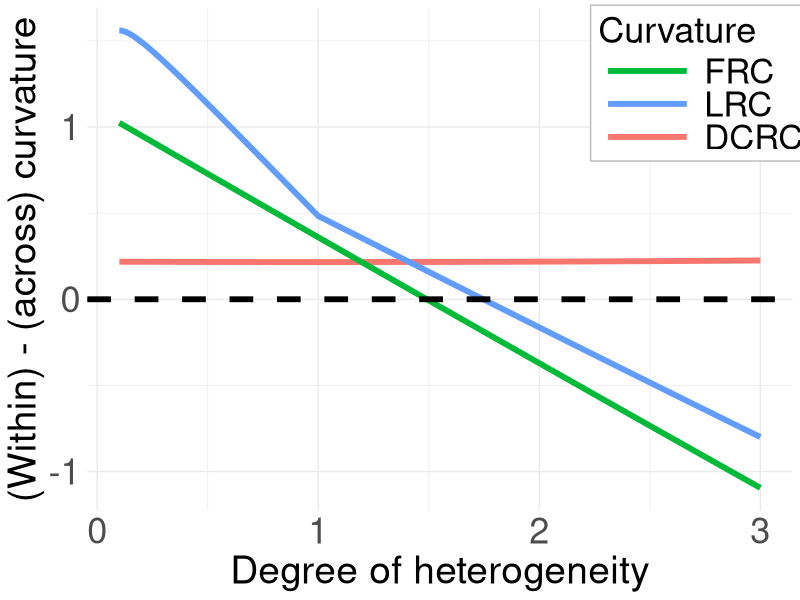

Write R code to recreate this figure.
library(ggplot2)

# One-hot vector for community of i
one_hot <- function(z, K) {
  h <- rep(0, K)
  h[z] <- 1
  return(h)
}

# Compute eta and G
compute_eta_G <- function(theta, Pi, K) {
  n <- length(theta)
  theta1_norm <- sum(theta)
  theta2_norm <- sum(theta^2)
  
  eta <- K * (1 / theta1_norm) * t(Pi) %*% theta
  G <- (1 / theta2_norm) * t(Pi) %*% diag(theta^2) %*% Pi
  
  list(eta = eta, G = G)
}

# Compute expected n_i
compute_En_i <- function(theta, z, P) {
  K <- max(z)
  n <- length(theta)
  Pi <- model.matrix(~ factor(z) - 1)  # community indicator matrix
  norms <- compute_eta_G(theta, Pi, K)
  eta <- norms$eta
  
  theta1_norm <- sum(theta)
  
  En_i <- numeric(n)
  for (i in 1:n) {
    ez <- one_hot(z[i], K)
    eta_term <- as.numeric(t(ez) %*% P %*% eta)
    En_i[i] <- (1 / K) * theta[i] * theta1_norm * eta_term - theta[i]^2
  }
  return(En_i)
}

# Compute expected n_ij | A_ij = 1
compute_En_ij <- function(i, j, theta, z, P) {
  K <- max(z)
  Pi <- model.matrix(~ factor(z) - 1)
  norms <- compute_eta_G(theta, Pi, K)
  G <- norms$G
  theta2_norm <- sum(theta^2)
  
  ez_i <- one_hot(z[i], K)
  ez_j <- one_hot(z[j], K)
  
  triple_term <- as.numeric(t(ez_i) %*% P %*% G %*% P %*% ez_j)
  penalty_term <- (theta[i]^2 + theta[j]^2) * P[z[i], z[j]]
  
  En_ij <- theta[i] * theta[j] * theta2_norm * triple_term - theta[i] * theta[j] * penalty_term
  return(En_ij)
}

FRC_diff <- function(i, j, k, theta, z, P){
  Eni_vector <- compute_En_i(theta, z, P)
  Enj <- Eni_vector[j]
  Enk <- Eni_vector[k]
  
  Enij <- compute_En_ij(i, j, theta, z, P)
  Enik <- compute_En_ij(i, k, theta, z, P)
  
  result <- -Enj + Enk + 3*Enij - 3*Enik
  
  return(result)
}

LRC_diff <- function(i, j, k, theta, z, P){
  Eni_vector <- compute_En_i(theta, z, P)
  Eni <- Eni_vector[i]
  Enj <- Eni_vector[j]
  Enk <- Eni_vector[k]
  
  Enij <- compute_En_ij(i, j, theta, z, P)
  Enik <- compute_En_ij(i, k, theta, z, P)
  
  result <- 2/Enj - 2/Enk + 2*Enij/max(Eni, Enj) + Enij/min(Eni, Enj) - 2*Enik/max(Eni, Enk) - Enik/min(Eni, Enk)
  
  return(result)
}

DCRC_diff <- function(i, j, k, theta, z, P){
  Eni_vector <- compute_En_i(theta, z, P)
  Eni <- Eni_vector[i]
  Enj <- Eni_vector[j]
  Enk <- Eni_vector[k]
  
  Enij <- compute_En_ij(i, j, theta, z, P)
  Enik <- compute_En_ij(i, k, theta, z, P)
  
  result <-  Enij/(Eni*Enj) - Enik/(Eni*Enk)
  
  return(result)
}

library(ggplot2)
library(tidyr)
library(dplyr)

plot_all_diffs <- function(theta_range = seq(0.1, 3.0, length.out = 1000), save_path = "curvature_diffs.pdf") {
  n <- 100
  K <- 2
  z <- c(rep(1, n), rep(2, n))
  P <- matrix(c(1, 0.5,
                0.5, 1), nrow = K, byrow = TRUE)
  
  i <- 1     # node i in community 1
  j <- 2     # another node in same community
  k <- n + 1 # node in other community (community 2)
  
  results <- data.frame()
  
  for (val in theta_range) {
    theta <- rep(1, 2 * n)
    theta[n + 1] <- val  
    
    frc_val <- FRC_diff(i, j, k, theta, z, P) / 200
    lrc_val <- LRC_diff(i, j, k, theta, z, P)
    dcrc_val <- DCRC_diff(i, j, k, theta, z, P) * 200
    
    results <- rbind(results, data.frame(
      theta_nplus1 = val,
      FRC = frc_val,
      LRC = lrc_val,
      DCRC = dcrc_val
    ))
  }
  
  results_long <- pivot_longer(results, cols = c(FRC, LRC, DCRC),
                               names_to = "Metric", values_to = "Value")
  
  results_long <- results_long %>%
    mutate(Metric = recode(Metric,
                           FRC = "FRC",
                           LRC = "LRC",
                           DCRC = "DCRC"))
  

  p <- ggplot(results_long, aes(x = theta_nplus1, y = Value, color = Metric)) +
    geom_line(linewidth = 2) +
    geom_hline(yintercept = 0, linetype = "dashed", color = "black", linewidth = 2) +
    #geom_point() +
    labs(x = "Degree of heterogeneity",
         y = "(Within) - (across) curvature",
         color = "Curvature") +
    theme_minimal()+
    theme(axis.text = element_text(size = 26),          
          axis.title = element_text(size = 28),         
          legend.position = c(0.87, 0.85),
          legend.background = element_rect(fill = "white", color = "gray"),
          legend.title = element_text(size = 26),
          legend.text = element_text(size = 25),
          legend.key.width = unit(2.5, "cm"))+
    scale_color_manual( 
      values = c("FRC" = "#00BA38", "DCRC" = "#F8766D", "LRC" = "#619CFF"),
      breaks = c("FRC", "LRC", "DCRC")  
    )
  
  ggsave(save_path, p, width = 10, height = 6)
  
  return(results)
}

plot_all_diffs()
